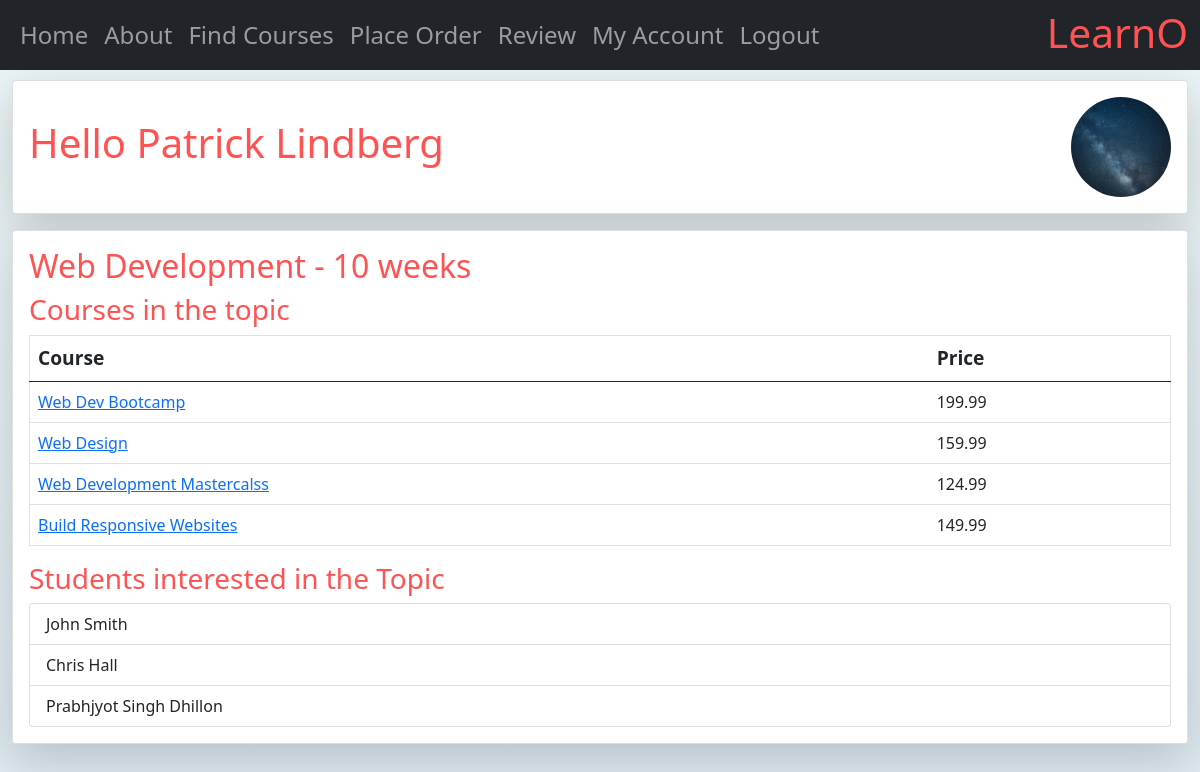
/myapp/2 (signed in), run on the app's committed database.
### myapp/models.py (models this page shows, shortened)
class Student(User):
    LVL_CHOICES = [
        ('HS', 'High School'),
        ('UG', 'Undergraduate'),
        ('PG', 'Postgraduate'),
        ('ND', 'No Degree'),
    ]
    level = models.CharField(choices=LVL_CHOICES, max_length=2, default='HS')
    address = models.CharField(max_length=300, blank=True)
    province = models.CharField(max_length=2, default='ON')
    registered_courses = models.ManyToManyField(Course, blank=True)
    interested_in = models.ManyToManyField(Topic)
    picture = models.ImageField(default='learn-default-profile-pic.jpg', upload_to=user_directory_path)

class Topic(models.Model):
    name = models.CharField(max_length=200)
    length = models.PositiveBigIntegerField(default=12)

class Course(models.Model):
    title = models.CharField(max_length=200)
    topic = models.ForeignKey(Topic, related_name='courses', on_delete=models.CASCADE)
    price = models.DecimalField(max_digits=10, decimal_places=2)
    for_everyone = models.BooleanField(default=True)
    description = models.TextField(blank=True)
    num_reviews = models.PositiveIntegerField(default=0)

### myapp/views.py (the view)
# urls.py: path(r'<topic_id>', views.details, name='details'),
def details(request, topic_id):
    topic = get_object_or_404(Topic, pk=topic_id)
    return render(request, "myapp/details.html",
                  {'topic': topic, 'course_list': topic.courses.all(), 'students': topic.student_set.all()})

### myapp/templates/myapp/details.html
{% extends 'myapp/base.html' %}
{% block body_block %}
    <h2>{{ topic.name }} - {{ topic.length }} weeks</h2>
    {% if course_list %}
        <h3>Courses in the topic</h3>
        <table class="table border">
            <thead>
                <tr>
                    <th>Course</th>
                    <th>Price</th>
                </tr>
            </thead>
            <tbody>
                {% for course in course_list %}
                    <tr>
                        <td> <a href="{% url "myapp:course" course_id=course.id %}">{{course.title}}</a> </td>
                        <td> {{ course.price }} </td>
                    </tr>
                {% endfor %}
            </tbody>
        </table>
    {% else %}
        <strong>There are no available topics!</strong>
    {% endif %}
    {% if students %}
        <h3>Students interested in the Topic</h3>
        <div class="row">
            <div>
                <ol class="list-group">
                    {% for student in students %}
                        <li class="list-group-item">{{ student.first_name }} {{ student.last_name }}</li>
                    {% endfor %}
                </ol>
            </div>
        </div>
    {% else %}
        <h3>No students registered yet!</h3>
    {% endif %}
{% endblock %}

### myapp/templates/myapp/base.html (shortened to what this page needs)
<!DOCTYPE html>
{% load static %}
<html lang="en">
<head>
    <link rel="stylesheet" type="text/css" href="{% static 'myapp/main.css' %}"/>
    <link href="https://cdn.jsdelivr.net/npm/bootstrap@5.0.2/dist/css/bootstrap.min.css" rel="stylesheet"
>
</head>
<body>
<nav class="navbar fixed-top navbar-expand-lg navbar-dark bg-dark">
    <div class="container-fluid">
        <div class="collapse navbar-collapse" id="navbarNav">
            <ul class="navbar-nav">
                <li class="nav-item"><a
                        class="nav-link {% if request.resolver_match.url_name == "index" %} active {% endif %}"
                        href="{% url 'myapp:index' %}">Home</a></li>
                <li class="nav-item"><a
                        class="nav-link {% if request.resolver_match.url_name == "about" %} active {% endif %}"
                        href="{% url 'myapp:about' %}">About</a></li>
                <li class="nav-item"><a
                        class="nav-link {% if request.resolver_match.url_name == "find_courses" %} active {% endif %}"
                        href="{% url 'myapp:find_courses' %}">Find Courses</a>
                </li>
                <li class="nav-item"><a
                        class="nav-link {% if request.resolver_match.url_name == "place_order" %} active {% endif %}"
                        href="{% url 'myapp:place_order' %}">Place Order</a>
                </li>
                <li class="nav-item"><a
                        class="nav-link {% if request.resolver_match.url_name == "review" %} active {% endif %}"
                        href="{% url 'myapp:review' %}">Review</a>
                </li>
                {% if user.is_authenticated %}
                    <li class="nav-item"><a
                            class="nav-link {% if request.resolver_match.url_name == "myaccount" %} active {% endif %}"
                            href="{% url 'myapp:myaccount' %}">My Account</a></li>
                {% endif %}
                {% if user.is_authenticated %}
                    <li class="nav-item"><a class="nav-link" href="{% url 'myapp:logout' %}">Logout</a></li>
                {% endif %}
            </ul>
        </div>
        <span class="navbar-brand h1">LearnO</span>
    </div>
</nav>
<div class="container-fluid container-main d-flex align-items-center justify-content-center mb-3 rounded-circle">
    <div class="col-12 d-flex flex-column justify-content-center">
        <div class="card col-12 shadow-lg mb-3">
            <div class="card-body d-flex flex-column align-items-center justify-content-between">
                <div class="w-100 d-flex align-items-center justify-content-between">
                    <span class="greeting-text h1">
                    {% block myhdg %}
                        Hello
                        {{ user.get_full_name|default:"User" }}
                    {% endblock %}
                    </span>
                    {% if user.is_authenticated %}
                        <img class="avatar" src="{{ user.student.picture.url }}"
                             alt="{{ user.get_full_name|default:"User" }}'s profile photo"/>
                    {% endif %}
                </div>
            </div>
        </div>
        <div class="card col-12 shadow-lg">
            <div class="card-body">
                {% block body_block %}  {% endblock %}
            </div>
        </div>
    </div>
</div>
</body>
</html>

### myapp/static/myapp/main.css (style rules this page uses)
html { background: linear-gradient(#ebf4f5, #b5c6e0); background-size: cover; background-size: 400% 400%; animation: AnimationName 1s ease infinite; min-height: 100vh; }
body { background: transparent !important; }
.container-main { margin-top: 80px; }
.navbar { font-size: 1.5em; }
.navbar-nav { margin-right: auto !important; }
.navbar-brand { font-size: 1.7em!important; margin: 0 !important; padding-top: 0 !important; color: #FF5252 !important; }
.greeting-text { color: #FF5252 !important; }
.avatar { vertical-align: middle; width: 100px; height: 100px; border-radius: 50%; object-fit: cover; }
h1, h2, h3 { color: #FF5252; }
th { font-size: 1.2em; }

### data on the page
Topic: name "Web Development", length "10"
Course: title "Web Dev Bootcamp", price "199.99"
Course: title "Web Design", price "159.99"
Course: title "Web Development Mastercalss", price "124.99"
Course: title "Build Responsive Websites", price "149.99"
Student: first_name "John", last_name "Smith"
Student: first_name "Chris", last_name "Hall"
Student: first_name "Prabhjyot Singh", last_name "Dhillon"

### other printed values
{{ user.get_full_name|default:"User" }} "Patrick Lindberg"
